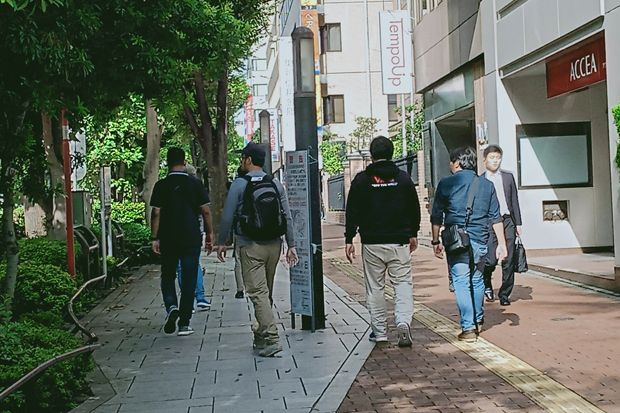
#> input picture I3-I7/pejalankaki1.jpg, 620 x 413 px
$ python I4_Pejalan_Kaki.py
#> lines starting #> are read from the running program, lines starting #| are printed output that depends on the picture; after the words box and inside, x2 and y2 are one past the last pixel; in counts of white or black regions, pixels touching at a corner belong together
import cv2
import imutils

hog = cv2.HOGDescriptor()
hog.setSVMDetector(cv2.HOGDescriptor_getDefaultPeopleDetector())

img = cv2.imread("pejalankaki1.jpg")
#> img is the input picture: shape (413, 620, 3); mean B, G, R 97.1, 107.1, 100.2
img = imutils.resize(img, width=min(400, img.shape[0]))
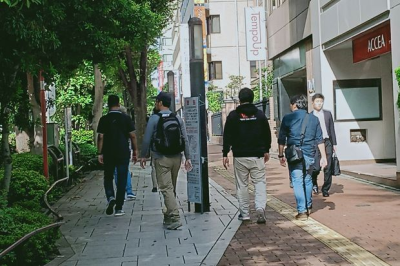
#> img: shape (266, 400, 3); mean B, G, R 97.1, 107.1, 100.2

(regions, _) = hog.detectMultiScale(
    img, winStride=(4, 4), padding=(4, 4), scale=1.05)
#> regions = [[76, 74, 80, 161], [267, 74, 82, 163], [125, 78, 84, 169], [200, 63, 97, 193]]

for (x, y, w, h) in regions:
    cv2.rectangle(img, (x, y), (x+w, y+h), (0, 0, 255), 2)
#> this loop made 4 passes
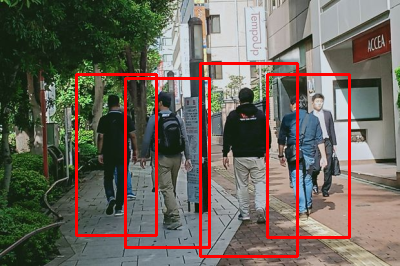
#> img: shape (266, 400, 3); 5.74% of pixels changed, all inside (x1, y1, x2, y2) = (75, 62, 351, 258)

cv2.imshow("image", img)
cv2.waitKey(0)
cv2.destroyAllWindows()
